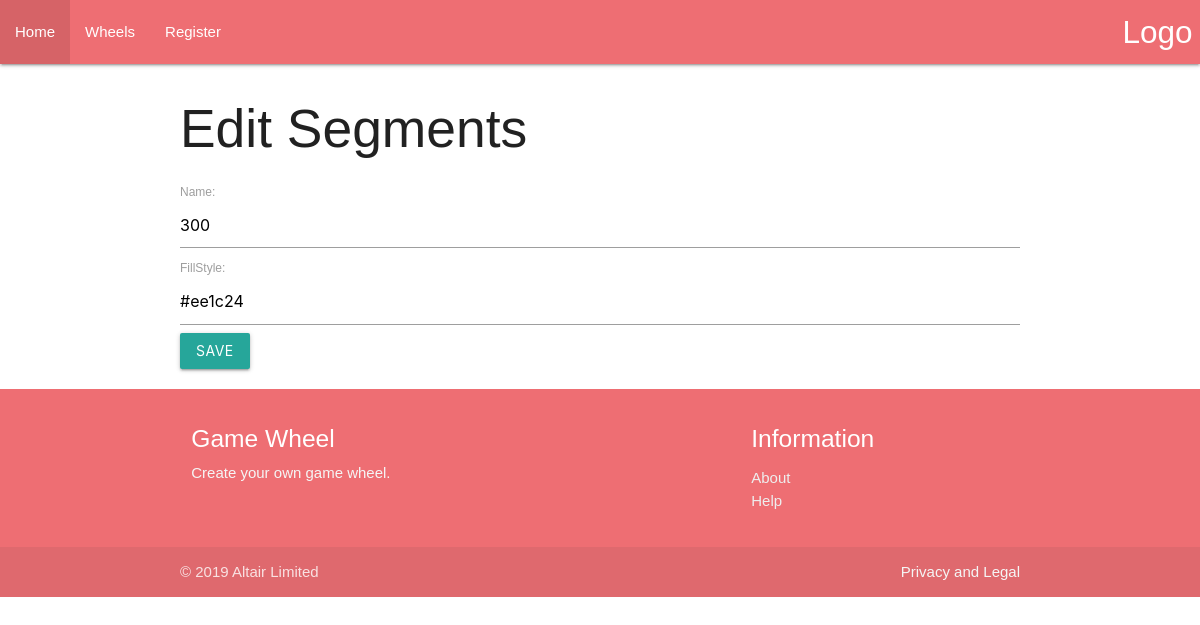
The app's page /wheel/edit-segment/1/, older data.
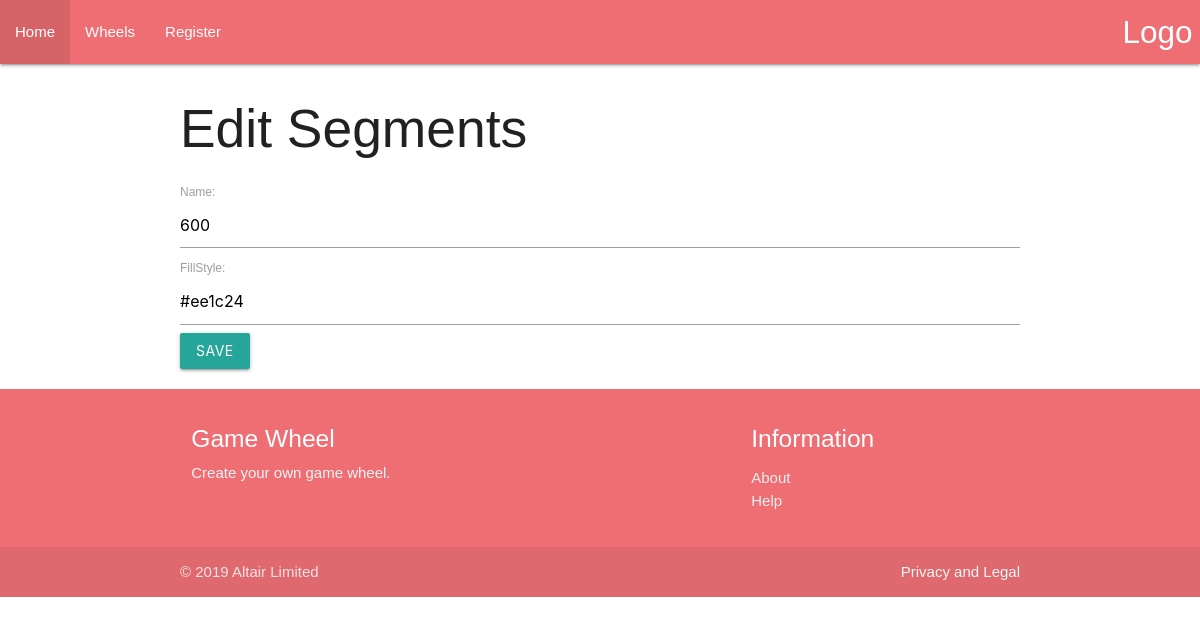
The same page, newer data.
### main/models.py (models this page shows, shortened)
class Segment(models.Model):
    wheel = models.ForeignKey(Wheel, on_delete=models.CASCADE)
    name = models.CharField(max_length=200)
    fillStyle = models.CharField(max_length=7) # store hexadecimal color code including #
    textFillStyle = models.CharField(max_length=7) # hexadecimal text color
    textFontSize = models.IntegerField(default=12)

### main/views.py (the view)
# urls.py: path('wheel/edit-segment/<int:pk>/',views.edit_segment, name="edit_segment"),
def edit_segment(request,pk):
    current_segment = get_object_or_404(Segment, pk=pk) # check for valid Wheel
    if request.method == "POST":
        form = SegmentForm(request.POST, instance=current_segment)
        if form.is_valid():
            current_segment = form.save()
            return redirect('main:wheeldetail', pk=current_segment.wheel_id)
    else:
        form = SegmentForm(instance=current_segment)
        return render(request, 'main/segment_form.html', {'form':form})

### main/forms.py
class SegmentForm(forms.ModelForm):
    class Meta:
      model = Segment
      fields = ('name','fillStyle',)

### main/templates/main/segment_form.html (shortened to what this page needs)
{% extends "main/header.html" %}
{% block content %}
<h2>Edit Segments</h2>
<div class="row">
  <form method="POST">
    {{form.as_p}}
    <p><button class="btn btn-outline-info" type="submit">save</button></p>
  </form>
</div>
{% endblock %}

Row changes from the older to the newer data that the page shows:
changed Segment "#ee1c24": name "300" → "600"
